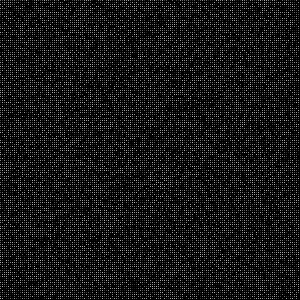
Frame 1 (no input)
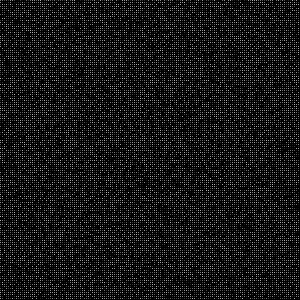
Frame 60 (the mouse pressed at the canvas centre just before this capture)
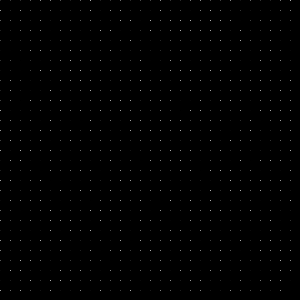
Frame 120 (the mouse held since frame 60 and released just before this capture)

The Processing sketch that drew these frames (run headless with seeded random() and noise(); from frame 60 on, the mouse is pressed at the canvas centre):

// Processing sketch: processing_65471
// ── processing_65471.pde

int skip = 2;

void setup(){
size(300, 300);
//smooth();
}

void draw(){
  background(0);
  if (mousePressed){
    skip = 10;
  }else{ skip = 2; }
  
  for (int x = 0; x < width; x += skip){
     for (int y = 0; y < height; y += skip){
       stroke(random(255));
       point(x,y);
    }
  }
}
